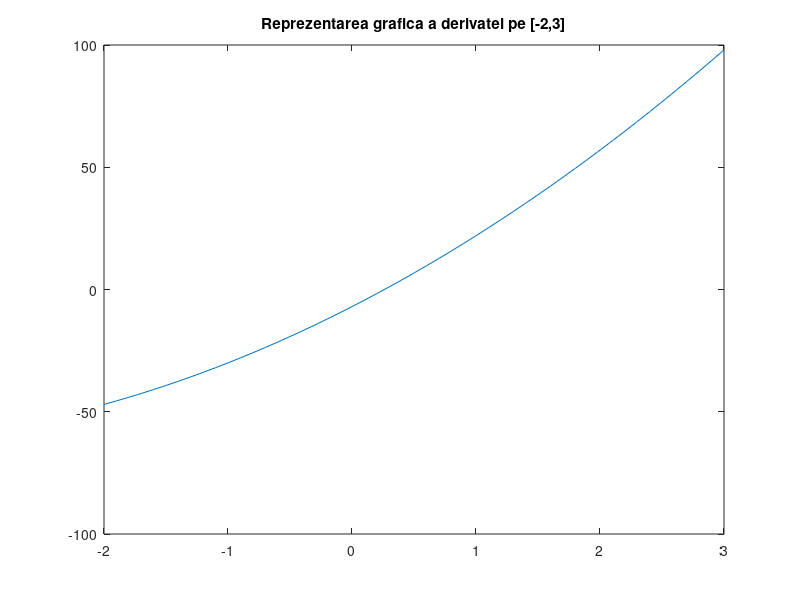

The MATLAB source for this figure:
% a) Aproximarea derivatei de ordinul I folosind diferențe finite progresive
x = [-2 -1.5 0 0.5 2.5 3];
y = [6 9 11 10 7 5];
df = diff(y) ./ diff(x); % Calculul aproximării derivatei

% Afisarea derivatei în punctele dorite
vx1 = [-2 0 2.5];
for i = 1:length(vx1)
    % Determinarea poziției pe care se află vx(i) în x
    k = find(x == vx1(i));
    % Afisarea derivatei cu diferențe progresive
    disp(['f''(' num2str(vx1(i)) ') = ' num2str(df(k))])
end

% b) Aproximarea derivatei de ordinul I folosind diferențe finite regresive
vx2 = [-1.5 0 3];
for i = 1:length(vx2)
    % Determinarea poziției pe care se află vx(i) în x
    k = find(x == vx2(i));
    % Afisarea derivatei cu diferențe regresive
    disp(['f''(' num2str(vx2(i)) ') = ' num2str(df(k-1))])
end

% c) Aproximarea derivatei de ordinul I folosind diferențe finite centrale
vx3 = [-0.75 0.25 0.5 1];
n = length(x);
der = spline(x(1:n-1), df, vx3); % Interpolare pentru a găsi derivatele în punctele dorite
for i = 1:length(der)
    disp(['f''(' num2str(vx3(i)) ') = ' num2str(der(i))])
end

% d) Calculul derivatei funcției polinomiale și reprezentarea grafică
c = [1 13 -7 1];
dc = polyder(c);
vx4 = [-2 -1.3 0.1 2.45];
der = polyval(dc, vx4); % Calculul derivatei pentru valorile date
disp('Derivatele functiei polinomiale:');
disp(der);

% Reprezentarea grafică a derivatei pe intervalul [-2, 3]
x_plot = -2:0.1:3;
df_plot = polyval(dc, x_plot);
plot(x_plot, df_plot);
title('Reprezentarea grafica a derivatei pe [-2,3]');

% Calculul integralei definite
for j = 1:11
    x(j) = -1.1 + 0.1 * j;
    y(j) = j * x(j)^2 / (x(j) - 1) - 2 / (j + 1);
end
integrala_definita = trapz(x, y);
disp('Integrala definita a functiei f(x):');
disp(integrala_definita);

% Calculul integralei definite pentru functia data
f = @(x) 1 ./ (sin(x) + cos(x));
integrala_definita2 = integral(f, pi/3, pi/2);
disp('Integrala definita a functiei 1 / (sin(x) + cos(x)) in intervalul [pi/3, pi/2]:');
disp(integrala_definita2);
